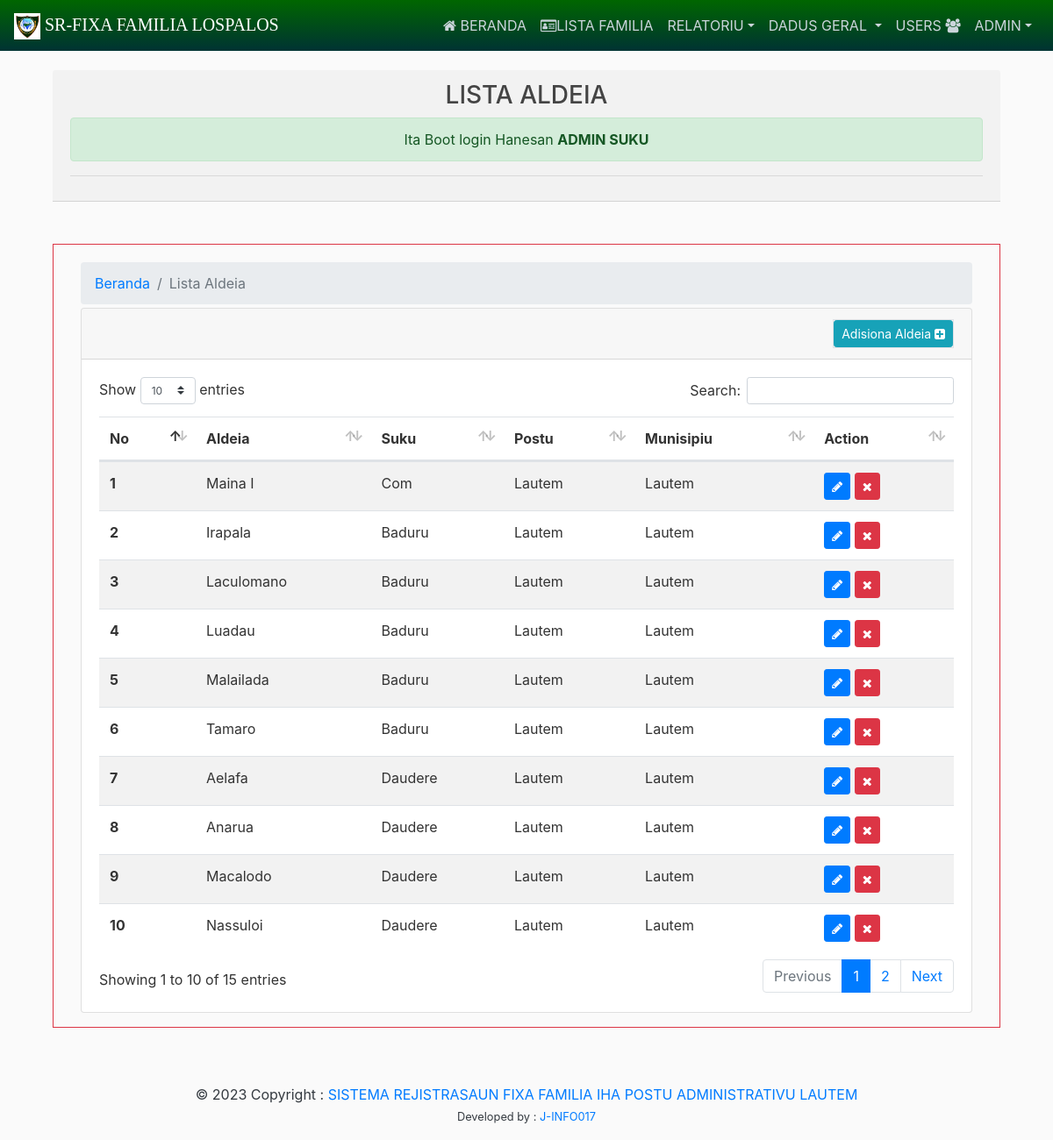
Page /dadus-custom/lista-aldeia/ (signed in) on the committed database.
### custom/models.py (models this page shows, shortened)
class Aldeia(models.Model):
	village = models.ForeignKey(Village, on_delete=models.CASCADE, null=True)
	name = models.CharField(max_length=100)

class Village(models.Model):
	administrativepost = models.ForeignKey(AdministrativePost, on_delete=models.CASCADE, null=True)
	name = models.CharField(max_length=100)

class AdministrativePost(models.Model):
	municipality = models.ForeignKey(Municipality, on_delete=models.CASCADE, null=True)
	name = models.CharField(max_length=100)

class Municipality(models.Model):
	code = models.CharField(max_length=5, null=True, blank = True)
	name = models.CharField(max_length=100)
	hckey = models.CharField(max_length=32, null=True ,  blank = True)

### users/decorators.py (the view)
		def wrapper_func(request, *args, **kwargs):
			group = None
			if request.user.groups.exists():
				group = request.user.groups.all()[0].name
			if group in allowed_roles:
				return view_func(request, *args, **kwargs)
			else:
				return render(request, 'auth/404.html')

### custom/views.py (called while the page is built)
@login_required()
@allowed_users(allowed_roles=['admin'])
def ListaAldeia(request):
	aldeia = Aldeia.objects.all()
	context = {
		'aldeiaActive':"active",
		'aldeia':aldeia,
		'title':"Lista Aldeia",
	}
	return render(request,'listaaldeia.html',context)

### custom/templates/listaaldeia.html (shortened to what this page needs)
{% extends 'main/layout.html' %}
{% load static %}
{% block content %}
<div class="container mt-5 border border-danger p-3">
<section>
        <div class="container-fluid">
          <header>
            <ol class="breadcrumb mb-1 mt-1">
              <li class="breadcrumb-item"><a href="{% url 'home' %}">Beranda</a></li>
              <li class="breadcrumb-item active" aria-current="page">{{title}}</li>
            </ol>
          </header>
          <div class="row">
            <div class="col-lg-12">
              <div class="card">
                <div class="card-header d-flex justify-content-end text-center">
                  {% if request.user.is_staff %}
                  <div class="text-center border">
                    <a href="{% url 'AddAldeia' %}" class="btn btn-sm btn-info" title="Add Data">Adisiona Aldeia <i class="fa fa-plus-square"></i></a>
                  </div>
                    {% endif %}
                </div>
                <div class="card-body">
                  <div class="table-responsive">
                    <table id="example"  class="table table-hover table-striped w-100">
                      <thead>
                        <tr>
                          <th>No</th>
                          <th>Aldeia</th>
                          <th>Suku</th>
                          <th>Postu</th>
                          <th>Munisipiu</th>
                          <th>Action</th>
                        </tr>
                      </thead>
                      <tbody>
                        {% for data in aldeia %}
                        <tr>
                          <th scope="row">{{ forloop.counter }}</th>
                          <td>{{ data.name}}</td>
                          <td>{{ data.village.name }}</td>
                          <td>{{ data.village.administrativepost.name}}</td>
                          <td>{{ data.village.administrativepost.municipality.name}}</td>
                          <td><a href="{% url 'updateAldeia' data.id %}" class="btn btn-sm btn-primary" title="Update"><i class="fa fa-pencil"></i></a>
                          <button type="button" class="btn btn-sm btn-danger" data-toggle="modal" data-target="#delete-{{ data.id }}" style="text-decoration: none"><i class="fa fa-remove"></i></button>
                          </td>
                        </tr>
                        {% endfor %}
                      </tbody>
                    </table>
                  </div>
                </div>
              </div>
            </div>
          </div>
        </div>
      </section>
    </div>
{% endblock %}

### main/templates/main/layout.html (shortened to what this page needs)
{% load static %}
<!DOCTYPE html>
<html lang="en">
	<head>
		<link rel="stylesheet" href="{% static 'main/bootstrap/css/bootstrap.min.css' %}">
		<link rel="stylesheet" href="{% static 'main/font-awesome/css/font-awesome.min.css' %}">
		<link rel="stylesheet" href="{% static 'main/css/table-responsive.css' %}" media="screen">
		<link href="{% static 'main/css/main.css' %}" rel="stylesheet">
	</head>
	<body>
		{% include 'main/navbar.html' %}
		<main role="main" class="container">
			<div class="row">
				<div class="col-md-12">
<div class="container-fluid">
        <div class="card-header text-center">
            <h3>{{ title|upper }}</h3>
            {% if is_admin %}
                <div class="alert alert-info mb-0">
                    <i class="fas fa-user-shield"></i> Ita Boot login Hanesan <strong>ADMIN SISTEM</strong> - Aksess All data
                </div>
            {% else %}
                <div class="alert alert-success mb-0">
                     Ita Boot login Hanesan <strong>ADMIN SUKU {{ request.user.adminsuku.village.name|upper }}</strong>
                </div>
            {% endif %}
            <hr/>
    </div>
		{% block content %}{% endblock %}
		<footer class="footer-container text-dark text-center mt-5 p-3">
  			<div class="text-dark">
    				© 2023 Copyright :
    			<a href="#" class="">  SISTEMA  REJISTRASAUN FIXA FAMILIA IHA </a>
    			<a href="{% url 'home' %}">POSTU ADMINISTRATIVU LAUTEM</a>
  			</div>
  				<small class="text-dark">
    				Developed by :
    			<a href="#" target="_blank">J-INFO017</a>
  				</small>
		</footer>
		<link href="{% static 'main/datatables/css/dataTables.bootstrap4.min.css' %}" rel="stylesheet" type="text/css" />
	</body>
</html>

### main/templates/main/navbar.html (shortened to what this page needs)
{% load static %}
<header class="site-header">
		<nav class="navbar navbar-expand-md text-black fixed-top" style="background: linear-gradient(to bottom, #006600,#003333); text-decoration-color: #000000;">
		<a class="navbar-brand text-white" href="{% url 'home' %}">
		<font face = "Verdana"><img src="{% static 'main/images/images.jpeg' %}" alt="Logo" style="width:30px;"> SR-FIXA FAMILIA LOSPALOS
		</a></font>
		{% if user.is_authenticated %}
			{% if user.groups.all.0.name == 'admin' %}
				{% include 'main/navbarAdminNacional.html' %}
			{% elif user.groups.all.0.name == 'Admin Suku' %}
				{% include 'main/navbarSuco.html' %}
			{% elif user.groups.all.0.name == 'Aldeia' %}
				{% include 'main/navbarAldeia.html' %}
			{% endif %}
		{% endif %}
	</nav>
</header>

### main/templates/main/navbarAdminNacional.html (shortened to what this page needs)
		<div class="collapse navbar-collapse" id="navbarsExampleDefault">
			<ul class="navbar-nav ml-auto">
				<li class="nav-item"><a class="nav-link" href="{% url 'home' %}"><i class="fa fa-home"></i> BERANDA </a></li>
				<li class="nav-item"><a class="nav-link" href="{% url 'ListaXefeFamilia' %}"><i class="fa fa-id-card-o"></i>LISTA FAMILIA</a></li>
			        <li class="nav-item dropdown">
			        <a class="nav-link dropdown-toggle" href="#" id="profile" data-toggle="dropdown" aria-haspopup="true" aria-expanded="false"> RELATORIU</a>
			          </li>
				<li class="nav-item dropdown">
					<a class="nav-link dropdown-toggle" href="#" id="profile" data-toggle="dropdown" aria-haspopup="true" aria-expanded="false"> DADUS GERAL </a>
			    </li>
			    <li class="nav-item"><a class="nav-link" href="{% url 'userlist' %}">USERS <i class="fa fa-users"></i></a></li>
				<li class="nav-item dropdown">
					<a class="nav-link dropdown-toggle" href="#" id="profile" data-toggle="dropdown" aria-haspopup="true" aria-expanded="false">{{ request.user.username|upper }}</a>
				</li>
			</ul>
		</div>

### static/main/css/main.css (style rules this page uses)
body { background: #fafafa; color: #333333; margin-top: 5rem; }
h1, h2, h3, h4, h5, h6 { color: #444444; }
.site-header .navbar-nav { color: #cbd5db; }
.site-header .navbar-nav .nav-link { color: #cbd5db; padding-right: .5rem !important; padding-left: .5rem !important; }

### rows in the picture
Aldeia: name "Maina I", village.name "Com", village.administrativepost.name "Lautem", village.administrativepost.municipality.name "Lautem"
Aldeia: name "Irapala", village.name "Baduru", village.administrativepost.name "Lautem", village.administrativepost.municipality.name "Lautem"
Aldeia: name "Laculomano", village.name "Baduru", village.administrativepost.name "Lautem", village.administrativepost.municipality.name "Lautem"
Aldeia: name "Luadau", village.name "Baduru", village.administrativepost.name "Lautem", village.administrativepost.municipality.name "Lautem"
Aldeia: name "Malailada", village.name "Baduru", village.administrativepost.name "Lautem", village.administrativepost.municipality.name "Lautem"
Aldeia: name "Tamaro", village.name "Baduru", village.administrativepost.name "Lautem", village.administrativepost.municipality.name "Lautem"
Aldeia: name "Aelafa", village.name "Daudere", village.administrativepost.name "Lautem", village.administrativepost.municipality.name "Lautem"
Aldeia: name "Anarua", village.name "Daudere", village.administrativepost.name "Lautem", village.administrativepost.municipality.name "Lautem"
Aldeia: name "Macalodo", village.name "Daudere", village.administrativepost.name "Lautem", village.administrativepost.municipality.name "Lautem"
Aldeia: name "Nassuloi", village.name "Daudere", village.administrativepost.name "Lautem", village.administrativepost.municipality.name "Lautem"

### other values in the picture
{{ request.user.username|upper }} "ADMIN"
{{ title|upper }} "LISTA ALDEIA"
{{ title }} "Lista Aldeia"
